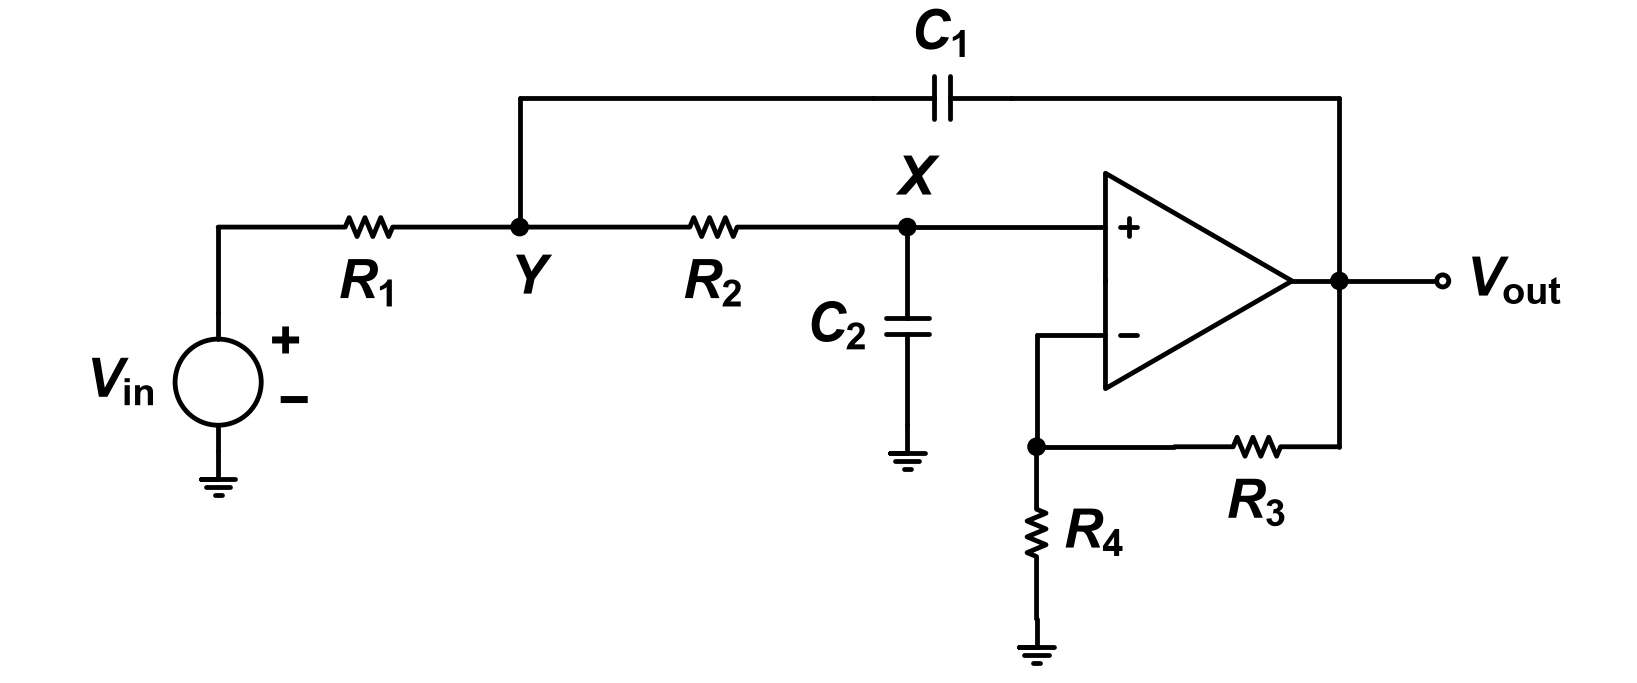

The Python source for this figure:
"""2021-1 기말 Q6 — 기준: Q6.md '회로 — Fig Q6'."""
import schemdraw.elements as elm
from schem_style import OPEN_R, Resistor, dot, new_drawing

GAP = 0.2   # 소자 라벨과 기호 사이 간격


def draw():
    d = new_drawing()
    xv, xy, xx = 0, 3.5, 8.0      # V_in 세로줄, Y 접속점, X 접속점
    # 왼쪽 V_in (원형 전압원, 부호는 원 오른쪽), 아래 접지
    vin = d.add(elm.Source().down().at((xv, -1.0)).label(r"$V_\mathrm{in}$", "top", ofst=GAP))
    d.add(elm.Ground().at(vin.end).scale(0.8))
    for dx, dy, sign in ((0.5, 0.35, r"$+$"), (0.6, -0.4, r"$-$")):
        d.add(elm.Label().right().at((xv + dx, vin.center.y + dy))
              .label(sign, halign="left"))
    # 위 단자 → 위로 → 오른쪽 R1, Y, R2, X, + 입력 (한 가로선)
    d.add(elm.Line().up().at(vin.start).toy(0))
    d.add(Resistor().right().tox(xy).label(r"$R_\mathrm{1}$", "bottom", ofst=0.25))
    y = dot(d)
    d.add(elm.Label().right().at((xy, -0.65)).label(r"$Y$", halign="center"))
    d.add(Resistor().right().tox(xx).label(r"$R_\mathrm{2}$", "bottom", ofst=0.25))
    x = dot(d)
    d.add(elm.Label().right().at((xx, 0.5)).label(r"$X$", halign="center"))
    # 연산증폭기: 뒤집어 + 입력(in2)이 위. + 입력이 X 선 높이
    oa = d.add(elm.Opamp().right().flip().anchor("in2").at((xx + 2.3, 0)))
    d.add(elm.Line().right().at(x.center).to(oa.in2))
    xo = oa.out.x + 0.55
    d.add(elm.Line().right().at(oa.out).tox(xo)); vo = dot(d)
    d.add(elm.Line().right().at(vo.center).length(1.2))
    d.add(elm.Dot(open=True, radius=OPEN_R).label(r"$V_\mathrm{out}$", "right", ofst=GAP))
    # C1: Y 위로 → 오른쪽 (연산증폭기 위) → 아래로 Vout
    yc = 1.5
    d.add(elm.Line().up().at(y.center).toy(yc))
    d.add(elm.Line().right().tox(xx - 0.4))
    d.add(elm.Capacitor().right().label(r"$C_\mathrm{1}$", "top", ofst=GAP))
    d.add(elm.Line().right().tox(xo))
    d.add(elm.Line().down().toy(vo.center))
    # C2: X 아래로, 접지
    c2 = d.add(elm.Capacitor().down().at(x.center).length(2.3).label(r"$C_\mathrm{2}$", "top", ofst=GAP))
    d.add(elm.Ground().at(c2.end).scale(0.8))
    # − 입력 → 왼쪽 → 아래 n2. n2 → R4 → 접지, n2 → R3 → 위로 Vout
    d.add(elm.Line().left().at(oa.in1).length(0.8))
    d.add(elm.Line().down().toy(-2.55)); n2 = dot(d)
    r4 = d.add(Resistor().down().at(n2.center).length(2.0).label(r"$R_\mathrm{4}$", "bottom", ofst=GAP))
    d.add(elm.Ground().at(r4.end).scale(0.8))
    d.add(elm.Line().right().at(n2.center).length(1.6))
    d.add(Resistor().right().tox(xo).label(r"$R_\mathrm{3}$", "bottom", ofst=0.25))
    d.add(elm.Line().up().toy(vo.center))
    return d
